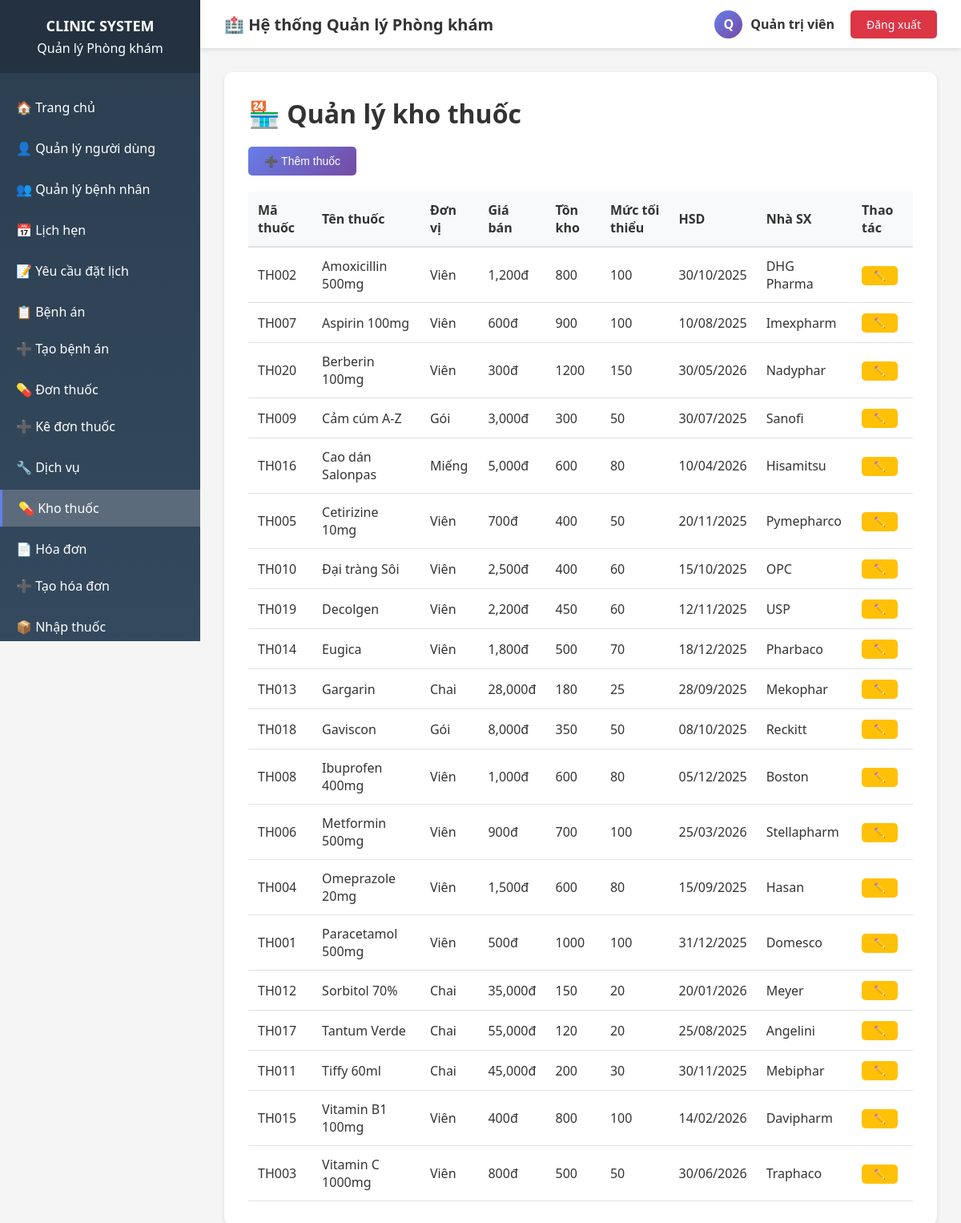
The page /medicines.php (signed in) on the database its author committed.
### tables this page shows
CREATE TABLE users (
    id INT AUTO_INCREMENT PRIMARY KEY,
    username VARCHAR(50) NOT NULL UNIQUE,
    password VARCHAR(255) NOT NULL,
    role_id INT NOT NULL,
    full_name VARCHAR(100),
    email VARCHAR(100),
    phone VARCHAR(20),
    is_active BOOLEAN DEFAULT TRUE,
    created_at TIMESTAMP DEFAULT CURRENT_TIMESTAMP,
    updated_at TIMESTAMP DEFAULT CURRENT_TIMESTAMP ON UPDATE CURRENT_TIMESTAMP,
    avatar VARCHAR(255) Null,
    FOREIGN KEY (role_id) REFERENCES roles(id)
);

CREATE TABLE medicines (
    id INT AUTO_INCREMENT PRIMARY KEY,
    medicine_code VARCHAR(20) NOT NULL UNIQUE,
    medicine_name VARCHAR(100) NOT NULL,
    unit VARCHAR(20) NOT NULL,
    price DECIMAL(10,2) NOT NULL,
    stock_quantity INT DEFAULT 0,
    min_stock_level INT DEFAULT 10,
    expiry_date DATE,
    manufacturer VARCHAR(100),
    is_active BOOLEAN DEFAULT TRUE,
    created_at TIMESTAMP DEFAULT CURRENT_TIMESTAMP,
    updated_at TIMESTAMP DEFAULT CURRENT_TIMESTAMP ON UPDATE CURRENT_TIMESTAMP
);

### config/auth.php (called while the page is built, shortened)
<?php
function hasPermission($permission_code) {
    $db = getDB();
    $stmt = $db->prepare("
        SELECT COUNT(*) as count
        FROM role_permissions rp
        JOIN permissions p ON rp.permission_id = p.id
        JOIN users u ON u.role_id = rp.role_id
        WHERE u.id = ? AND p.permission_code = ?
    ");
    $stmt->execute([$_SESSION['user_id'], $permission_code]);
    $result = $stmt->fetch();
    return $result['count'] > 0;
}
function getCurrentUser() {
    $db = getDB();
    $stmt = $db->prepare("
        SELECT u.*, r.role_name
        FROM users u
        JOIN roles r ON u.role_id = r.id
        WHERE u.id = ?
    ");
    $stmt->execute([$_SESSION['user_id']]);
    return $stmt->fetch();
}
?>

### medicines.php (the view, shortened to what this page needs)
<?php
require_once 'config/auth.php';
$db = getDB();
$stmt = $db->query("SELECT * FROM medicines WHERE is_active = 1 ORDER BY medicine_name");
$medicines = $stmt->fetchAll();
?>
<!DOCTYPE html>
<html lang="vi">
<head>
    <link rel="stylesheet" href="assets/css/style.css">
</head>
<body>
    <div class="wrapper">
        <?php include 'includes/header.php'; ?>
        <?php include 'includes/sidebar.php'; ?>
        <div class="main-content">
            <div class="form-container">
                <h1>🏪 Quản lý kho thuốc</h1>
                <?php if (hasPermission('medicine.create')): ?>
                <div class="action-buttons">
                    <button class="btn btn-primary" onclick="showCreateModal()">➕ Thêm thuốc</button>
                </div>
                <?php endif; ?>
                <table class="data-table">
                    <thead>
                        <tr>
                            <th>Mã thuốc</th>
                            <th>Tên thuốc</th>
                            <th>Đơn vị</th>
                            <th>Giá bán</th>
                            <th>Tồn kho</th>
                            <th>Mức tối thiểu</th>
                            <th>HSD</th>
                            <th>Nhà SX</th>
                            <th>Thao tác</th>
                        </tr>
                    </thead>
                    <tbody>
                        <?php foreach ($medicines as $med): ?>
                        <tr>
                            <td><?php echo htmlspecialchars($med['medicine_code']); ?></td>
                            <td><?php echo htmlspecialchars($med['medicine_name']); ?></td>
                            <td><?php echo htmlspecialchars($med['unit']); ?></td>
                            <td><?php echo number_format($med['price']); ?>đ</td>
                            <td>
                                <?php if ($med['stock_quantity'] <= $med['min_stock_level']): ?>
                                    <span class="badge badge-danger"><?php echo $med['stock_quantity']; ?></span>
                                <?php else: ?>
                                    <?php echo $med['stock_quantity']; ?>
                                <?php endif; ?>
                            </td>
                            <td><?php echo $med['min_stock_level']; ?></td>
                            <td><?php echo $med['expiry_date'] ? date('d/m/Y', strtotime($med['expiry_date'])) : ''; ?></td>
                            <td><?php echo htmlspecialchars($med['manufacturer']); ?></td>
                            <td>
                                <?php if (hasPermission('medicine.edit')): ?>
                                <button class="btn btn-warning btn-sm" onclick='editMedicine(<?php echo json_encode($med); ?>)'>✏️</button>
                                <?php endif; ?>
                            </td>
                        </tr>
                        <?php endforeach; ?>
                    </tbody>
                </table>
            </div>
        </div>
    </div>
</body>
</html>

### includes/header.php
<?php
if (!isset($user)) {
    $user = getCurrentUser();
}
?>
<div class="header">
    <div class="header-left">
        <h2>🏥 Hệ thống Quản lý Phòng khám</h2>
    </div>
    <div class="header-right">
        <div class="user-info">
            <div class="user-avatar">
                <?php echo strtoupper(substr($user['full_name'], 0, 1)); ?>
            </div>
            <div>
                <strong><?php echo htmlspecialchars($user['full_name']); ?></strong><br>
            </div>
        </div>
        <a href="logout.php" class="btn-logout">Đăng xuất</a>
    </div>
</div>

### includes/sidebar.php (shortened to what this page needs)
<?php
$currentPage = basename($_SERVER['PHP_SELF']);
$BASE_URL = "/clinic_system/";
?>
<div class="sidebar">
    <div class="sidebar-header">
        <h1>CLINIC SYSTEM</h1>
        <p>Quản lý Phòng khám</p>
    </div>
    <ul class="sidebar-menu">
        <li>
            <a href="<?= $BASE_URL ?>index.php" class="<?= $currentPage === 'index.php' ? 'active' : '' ?>">
                🏠 Trang chủ
            </a>
        </li>
        <?php if (hasPermission('user.view')): ?>
        <li>
            <a href="<?= $BASE_URL ?>users.php" class="<?= $currentPage === 'users.php' ? 'active' : '' ?>">
                👤 Quản lý người dùng
            </a>
        </li>
        <?php endif; ?>
        <?php if (hasPermission('patient.view')): ?>
        <li>
            <a href="<?= $BASE_URL ?>patients.php" class="<?= $currentPage === 'patients.php' ? 'active' : '' ?>">
                👥 Quản lý bệnh nhân
            </a>
        </li>
        <?php endif; ?>
        <?php if (hasPermission('appointment.view')): ?>
        <li>
            <a href="<?= $BASE_URL ?>appointments.php" class="<?= $currentPage === 'appointments.php' ? 'active' : '' ?>">
                📅 Lịch hẹn
            </a>
        </li>
        <?php endif; ?>
        <?php if (hasPermission('appointment_request.view')): ?>
        <li>
            <a href="<?= $BASE_URL ?>appointment_request.php" class="<?= $currentPage === 'appointment_request.php' ? 'active' : '' ?>">
                📝 Yêu cầu đặt lịch
            </a>
        </li>
        <?php endif; ?>
        <?php if (hasPermission('medical_record.view')): ?>
        <li>
            <a href="<?= $BASE_URL ?>medical_records.php" class="<?= $currentPage === 'medical_records.php' ? 'active' : '' ?>">
                📋 Bệnh án
            </a>
            <a class="submenu" href="<?= $BASE_URL ?>medical_record_create.php">➕ Tạo bệnh án</a>
        </li>
        <?php endif; ?>
        <?php if (hasPermission('prescription.view')): ?>
        <li>
            <a href="<?= $BASE_URL ?>prescriptions.php" class="<?= $currentPage === 'prescriptions.php' ? 'active' : '' ?>">
                💊 Đơn thuốc
            </a>
            <a class="submenu" href="<?= $BASE_URL ?>prescription_create.php">➕ Kê đơn thuốc</a>
        </li>
        <?php endif; ?>
        <?php if (hasPermission('service.view')): ?>
        <li>
            <a href="<?= $BASE_URL ?>services.php" class="<?= $currentPage === 'services.php' ? 'active' : '' ?>">
                🔧 Dịch vụ
            </a>
        </li>
        <?php endif; ?>
        <?php if (hasPermission('medicine.view')): ?>
        <li>
            <a href="<?= $BASE_URL ?>medicines.php" class="<?= $currentPage === 'medicines.php' ? 'active' : '' ?>">
                💊 Kho thuốc
            </a>
        </li>
        <?php endif; ?>
        <?php if (hasPermission('invoice.view')): ?>
        <li>
            <a href="<?= $BASE_URL ?>invoices.php" class="<?= $currentPage === 'invoices.php' ? 'active' : '' ?>">
                📄 Hóa đơn
            </a>
            <a class="submenu" href="<?= $BASE_URL ?>invoice_create.php">➕ Tạo hóa đơn</a>
        </li>
        <?php endif; ?>
        <?php if (hasPermission('medicine.import')): ?>
        <li>
            <a href="<?= $BASE_URL ?>medicine_imports.php" class="<?= $currentPage === 'medicine_imports.php' ? 'active' : '' ?>">
                📦 Nhập thuốc
            </a>
        </li>
        <?php endif; ?>
    </ul>
</div>

### assets/css/style.css (style rules this page uses)
* { margin: 0; padding: 0; box-sizing: border-box; }
body { font-family: 'Segoe UI', Tahoma, Geneva, Verdana, sans-serif; background: #f5f5f5; color: #333; }
.wrapper { display: flex; min-height: 100vh; }
.header { position: fixed; top: 0; left: 250px; right: 0; height: 60px; background: white; box-shadow: 0 2px 5px rgba(0,0,0,0.1); display: flex; justify-content: space-between; align-items: center; padding: 0 30px; z-index: 100; }
.header-left h2 { font-size: 20px; color: #333; }
.header-right { display: flex; align-items: center; gap: 20px; }
.user-info { display: flex; align-items: center; gap: 10px; }
.user-avatar { width: 35px; height: 35px; background: linear-gradient(135deg, #667eea 0%, #764ba2 100%); border-radius: 50%; display: flex; align-items: center; justify-content: center; color: white; font-weight: bold; }
.btn-logout { padding: 8px 20px; background: #dc3545; color: white; border: none; border-radius: 5px; cursor: pointer; text-decoration: none; font-size: 14px; transition: background 0.3s; }
.sidebar { position: fixed; left: 0; top: 0; width: 250px; height: 100vh; background: linear-gradient(180deg, #2c3e50 0%, #34495e 100%); color: white; overflow-y: auto; }
.sidebar-header { padding: 20px; background: rgba(0,0,0,0.2); text-align: center; }
.sidebar-header h1 { font-size: 18px; margin-bottom: 5px; }
.sidebar-menu { list-style: none; padding: 20px 0; }
.sidebar-menu li { margin-bottom: 5px; }
.sidebar-menu a { display: flex; align-items: center; padding: 12px 20px; color: white; text-decoration: none; transition: background 0.3s; }
.sidebar-menu a.active { background: rgba(255,255,255,0.2); border-left: 3px solid #667eea; }
.main-content { margin-left: 250px; margin-top: 60px; padding: 30px; width: calc(100% - 250px); }
.data-table { width: 100%; border-collapse: collapse; }
.data-table thead { background: #f8f9fa; }
.data-table th { padding: 12px; text-align: left; font-weight: 600; color: #333; border-bottom: 2px solid #dee2e6; }
.data-table td { padding: 12px; border-bottom: 1px solid #dee2e6; }
.form-container { background: white; padding: 30px; border-radius: 10px; box-shadow: 0 2px 5px rgba(0,0,0,0.1); }
.form-container h1 { margin-bottom: 20px; }
.btn { padding: 10px 20px; border: none; border-radius: 5px; cursor: pointer; font-size: 14px; text-decoration: none; display: inline-block; transition: all 0.3s; }
.btn-primary { background: linear-gradient(135deg, #667eea 0%, #764ba2 100%); color: white; }
.btn-warning { background: #ffc107; color: #333; }
.btn-sm { padding: 5px 15px; font-size: 12px; }
.action-buttons { display: flex; gap: 10px; margin-bottom: 20px; }

### rows shown on the page
users: full_name "Q", full_name "Quản trị viên"
medicines: medicine_code "TH002", medicine_name "Amoxicillin 500mg", unit "Viên", price "1,200", stock_quantity "800", min_stock_level "100", expiry_date "30/10/2025", manufacturer "DHG Pharma"
medicines: medicine_code "TH007", medicine_name "Aspirin 100mg", unit "Viên", price "600", stock_quantity "900", min_stock_level "100", expiry_date "10/08/2025", manufacturer "Imexpharm"
medicines: medicine_code "TH020", medicine_name "Berberin 100mg", unit "Viên", price "300", stock_quantity "1200", min_stock_level "150", expiry_date "30/05/2026", manufacturer "Nadyphar"
medicines: medicine_code "TH009", medicine_name "Cảm cúm A-Z", unit "Gói", price "3,000", stock_quantity "300", min_stock_level "50", expiry_date "30/07/2025", manufacturer "Sanofi"
medicines: medicine_code "TH016", medicine_name "Cao dán Salonpas", unit "Miếng", price "5,000", stock_quantity "600", min_stock_level "80", expiry_date "10/04/2026", manufacturer "Hisamitsu"
medicines: medicine_code "TH005", medicine_name "Cetirizine 10mg", unit "Viên", price "700", stock_quantity "400", min_stock_level "50", expiry_date "20/11/2025", manufacturer "Pymepharco"
medicines: medicine_code "TH010", medicine_name "Đại tràng Sôi", unit "Viên", price "2,500", stock_quantity "400", min_stock_level "60", expiry_date "15/10/2025", manufacturer "OPC"
medicines: medicine_code "TH019", medicine_name "Decolgen", unit "Viên", price "2,200", stock_quantity "450", min_stock_level "60", expiry_date "12/11/2025", manufacturer "USP"
medicines: medicine_code "TH014", medicine_name "Eugica", unit "Viên", price "1,800", stock_quantity "500", min_stock_level "70", expiry_date "18/12/2025", manufacturer "Pharbaco"
medicines: medicine_code "TH013", medicine_name "Gargarin", unit "Chai", price "28,000", stock_quantity "180", min_stock_level "25", expiry_date "28/09/2025", manufacturer "Mekophar"
medicines: medicine_code "TH018", medicine_name "Gaviscon", unit "Gói", price "8,000", stock_quantity "350", min_stock_level "50", expiry_date "08/10/2025", manufacturer "Reckitt"
medicines: medicine_code "TH008", medicine_name "Ibuprofen 400mg", unit "Viên", price "1,000", stock_quantity "600", min_stock_level "80", expiry_date "05/12/2025", manufacturer "Boston"
medicines: medicine_code "TH006", medicine_name "Metformin 500mg", unit "Viên", price "900", stock_quantity "700", min_stock_level "100", expiry_date "25/03/2026", manufacturer "Stellapharm"
medicines: medicine_code "TH004", medicine_name "Omeprazole 20mg", unit "Viên", price "1,500", stock_quantity "600", min_stock_level "80", expiry_date "15/09/2025", manufacturer "Hasan"
medicines: medicine_code "TH001", medicine_name "Paracetamol 500mg", unit "Viên", price "500", stock_quantity "1000", min_stock_level "100", expiry_date "31/12/2025", manufacturer "Domesco"
medicines: medicine_code "TH012", medicine_name "Sorbitol 70%", unit "Chai", price "35,000", stock_quantity "150", min_stock_level "20", expiry_date "20/01/2026", manufacturer "Meyer"
medicines: medicine_code "TH017", medicine_name "Tantum Verde", unit "Chai", price "55,000", stock_quantity "120", min_stock_level "20", expiry_date "25/08/2025", manufacturer "Angelini"
medicines: medicine_code "TH011", medicine_name "Tiffy 60ml", unit "Chai", price "45,000", stock_quantity "200", min_stock_level "30", expiry_date "30/11/2025", manufacturer "Mebiphar"
medicines: medicine_code "TH015", medicine_name "Vitamin B1 100mg", unit "Viên", price "400", stock_quantity "800", min_stock_level "100", expiry_date "14/02/2026", manufacturer "Davipharm"
medicines: medicine_code "TH003", medicine_name "Vitamin C 1000mg", unit "Viên", price "800", stock_quantity "500", min_stock_level "50", expiry_date "30/06/2026", manufacturer "Traphaco"
